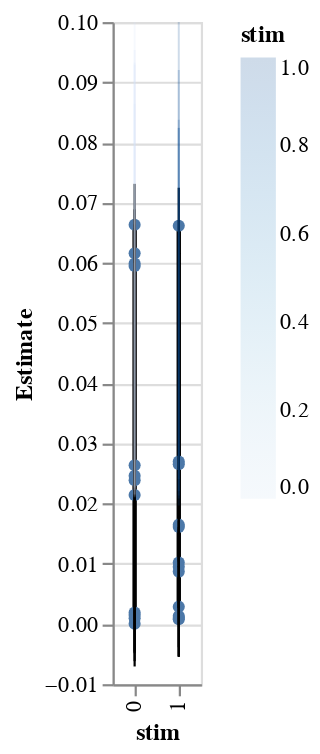
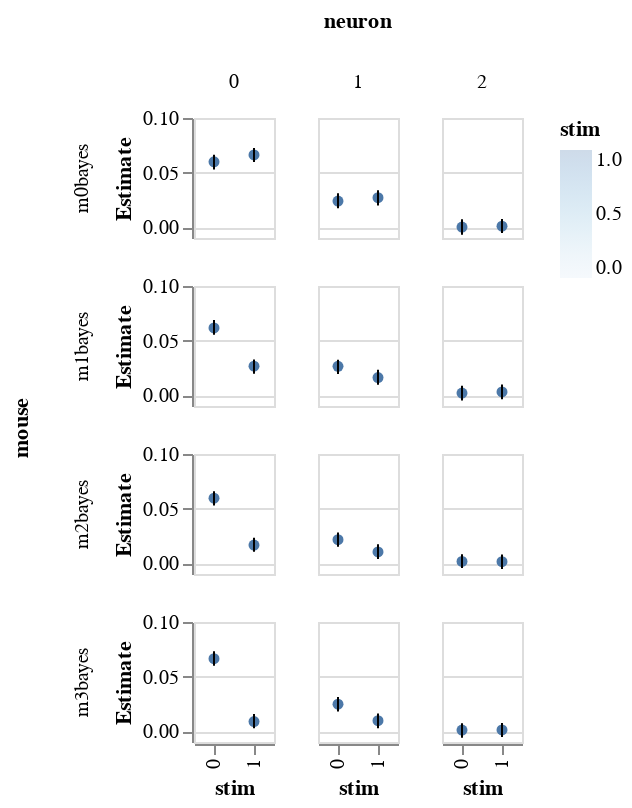
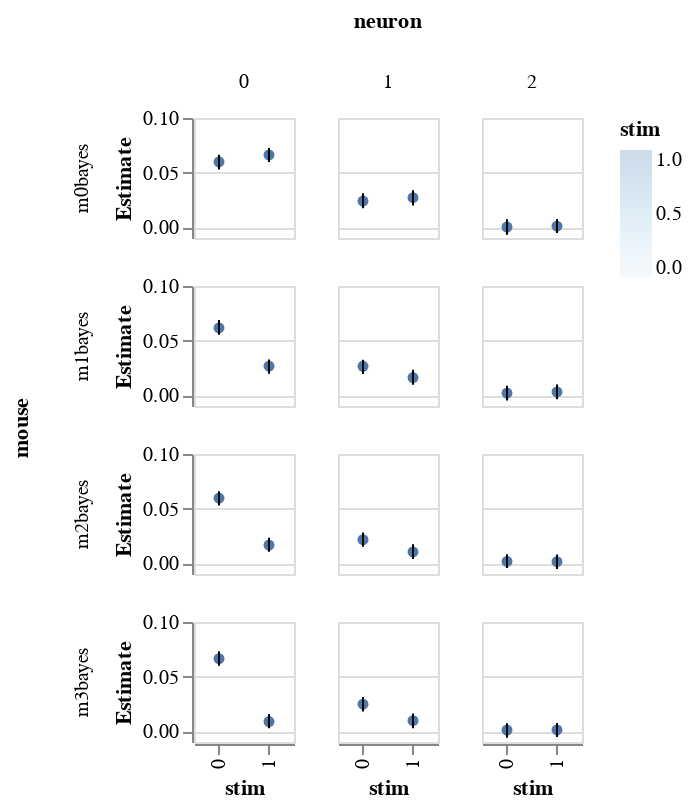

These figures' notebook cell, in order:
### Code cell
#facet,independent_axes=False, add data
reload(workflow)
reload(visualization)
bw=workflow.BayesWindow(df,y='isi',levels=('stim', 'mouse', 'neuron'),)

bw.fit_conditions(model=models.model_single_normal,)

bw.plot(x='stim:O',independent_axes=False,add_data=True).display()
#builtin facet
bw.chart.properties(height=60).facet(column='neuron', row='mouse').display()
# smart facet
bw.facet(column='neuron', row='mouse',height=60).display()

### Figure 1 — Vega-Lite specification as saved in the notebook (floating-point values rounded to 4 significant figures; data arrays with more than 128 entries replaced by an {"elided": "..."} marker saying what was removed)
{"config": {"view": {"continuousWidth": 400, "continuousHeight": 300}}, "layer": [{"mark": {"type": "line", "color": "black", "point": true}, "encoding": {"x": {"type": "ordinal", "field": "stim"}, "y": {"type": "quantitative", "field": "Bayes condition mean", "impute": {"value": "value"}}}}, {"mark": "rule", "encoding": {"x": {"type": "ordinal", "field": "stim"}, "y": {"type": "quantitative", "field": "Bayes condition CI0", "scale": {"domain": [-0.00706, 0.07313], "zero": false}, "title": "Estimate"}, "y2": {"field": "Bayes condition CI1"}}}, {"mark": {"type": "line", "fill": null}, "encoding": {"color": {"type": "quantitative", "field": "stim"}, "detail": {"type": "quantitative", "field": "i_trial"}, "opacity": {"value": 0.2}, "size": {"value": 0.9}, "x": {"type": "ordinal", "field": "stim"}, "y": {"type": "quantitative", "field": "isi", "scale": {"clamp": true, "domain": [0.02127, 0.09316], "zero": false}}}}], "data": {"name": "data-891b5eb0a9a543fde454eb100e23300a"}, "$schema": "https://vega.github.io/schema/vega-lite/v4.8.1.json", "datasets": {"data-891b5eb0a9a543fde454eb100e23300a": {"elided": "144 records"}}}

### Figure 2 — Vega-Lite specification as saved in the notebook (floating-point values rounded to 4 significant figures; data arrays with more than 128 entries replaced by an {"elided": "..."} marker saying what was removed)
{"config": {"view": {"continuousWidth": 400, "continuousHeight": 300}}, "data": {"name": "data-891b5eb0a9a543fde454eb100e23300a"}, "facet": {"column": {"type": "nominal", "field": "neuron"}, "row": {"type": "nominal", "field": "mouse"}}, "spec": {"layer": [{"mark": {"type": "line", "color": "black", "point": true}, "encoding": {"x": {"type": "ordinal", "field": "stim"}, "y": {"type": "quantitative", "field": "Bayes condition mean", "impute": {"value": "value"}}}}, {"mark": "rule", "encoding": {"x": {"type": "ordinal", "field": "stim"}, "y": {"type": "quantitative", "field": "Bayes condition CI0", "scale": {"domain": [-0.00706, 0.07313], "zero": false}, "title": "Estimate"}, "y2": {"field": "Bayes condition CI1"}}}, {"mark": {"type": "line", "fill": null}, "encoding": {"color": {"type": "quantitative", "field": "stim"}, "detail": {"type": "quantitative", "field": "i_trial"}, "opacity": {"value": 0.2}, "size": {"value": 0.9}, "x": {"type": "ordinal", "field": "stim"}, "y": {"type": "quantitative", "field": "isi", "scale": {"clamp": true, "domain": [0.02127, 0.09316], "zero": false}}}}], "height": 60}, "$schema": "https://vega.github.io/schema/vega-lite/v4.8.1.json", "datasets": {"data-891b5eb0a9a543fde454eb100e23300a": {"elided": "144 records"}}}

### Figure 3 — Vega-Lite specification as saved in the notebook (floating-point values rounded to 4 significant figures; data arrays with more than 128 entries replaced by an {"elided": "..."} marker saying what was removed)
{"config": {"view": {"continuousWidth": 400, "continuousHeight": 300}}, "data": {"name": "data-891b5eb0a9a543fde454eb100e23300a"}, "facet": {"column": {"type": "nominal", "field": "neuron"}, "row": {"type": "nominal", "field": "mouse"}}, "spec": {"layer": [{"mark": {"type": "line", "color": "black", "point": true}, "encoding": {"x": {"type": "ordinal", "field": "stim"}, "y": {"type": "quantitative", "field": "Bayes condition mean", "impute": {"value": "value"}}}}, {"mark": "rule", "encoding": {"x": {"type": "ordinal", "field": "stim"}, "y": {"type": "quantitative", "field": "Bayes condition CI0", "scale": {"domain": [-0.00706, 0.07313], "zero": false}, "title": "Estimate"}, "y2": {"field": "Bayes condition CI1"}}}, {"mark": {"type": "line", "fill": null}, "encoding": {"color": {"type": "quantitative", "field": "stim"}, "detail": {"type": "quantitative", "field": "i_trial"}, "opacity": {"value": 0.2}, "size": {"value": 0.9}, "x": {"type": "ordinal", "field": "stim"}, "y": {"type": "quantitative", "field": "isi", "scale": {"clamp": true, "domain": [0.02127, 0.09316], "zero": false}}}}], "height": 60, "width": 50}, "$schema": "https://vega.github.io/schema/vega-lite/v4.8.1.json", "datasets": {"data-891b5eb0a9a543fde454eb100e23300a": {"elided": "144 records"}}}
